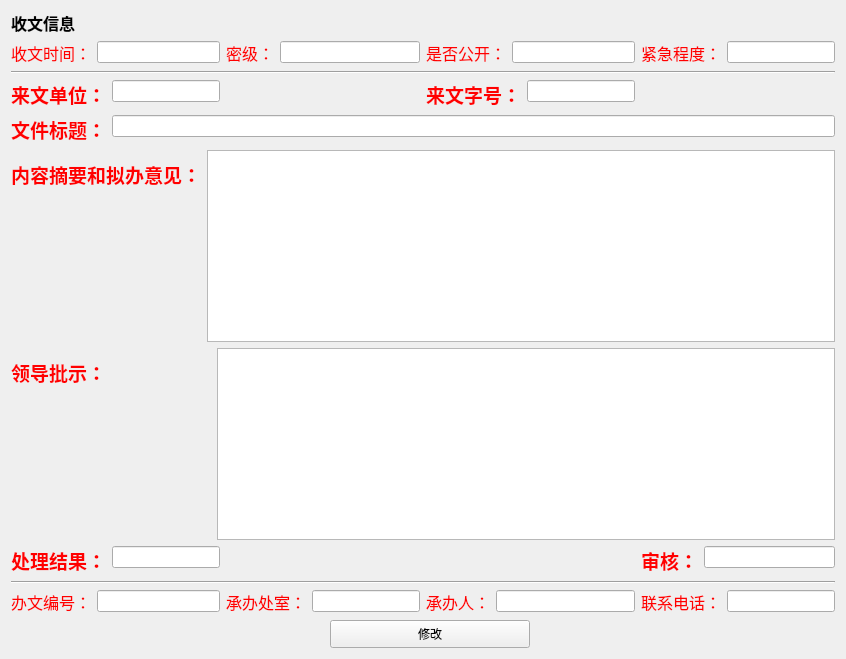
     <widget class="QWidget" name="page_relfile">
      <layout class="QGridLayout" name="gridLayout_3">
       <item row="0" column="0" colspan="2">
        <widget class="QLabel" name="label_3">
         <property name="font">
          <font>
           <pointsize>12</pointsize>
           <weight>75</weight>
           <bold>true</bold>
          </font>
         </property>
         <property name="text">
          <string>收文信息</string>
         </property>
        </widget>
       </item>
       <item row="1" column="2">
        <layout class="QFormLayout" name="formLayout_2">
         <item row="0" column="0">
          <widget class="QLabel" name="label_19">
           <property name="text">
            <string>&lt;html&gt;&lt;head/&gt;&lt;body&gt;&lt;p&gt;&lt;span style=&quot; font-size:12pt; color:#ff0000;&quot;&gt;密级：&lt;/span&gt;&lt;/p&gt;&lt;/body&gt;&lt;/html&gt;</string>
           </property>
          </widget>
         </item>
         <item row="0" column="1">
          <widget class="QLineEdit" name="lineEdit_6"/>
         </item>
        </layout>
       </item>
       <item row="1" column="3">
        <layout class="QFormLayout" name="formLayout_3">
         <item row="0" column="0">
          <widget class="QLabel" name="label_21">
           <property name="text">
            <string>&lt;html&gt;&lt;head/&gt;&lt;body&gt;&lt;p&gt;&lt;span style=&quot; font-size:12pt; color:#ff0000;&quot;&gt;是否公开：&lt;/span&gt;&lt;/p&gt;&lt;/body&gt;&lt;/html&gt;</string>
           </property>
          </widget>
         </item>
         <item row="0" column="1">
          <widget class="QLineEdit" name="lineEdit_7"/>
         </item>
        </layout>
       </item>
       <item row="1" column="4">
        <layout class="QFormLayout" name="formLayout_4">
         <item row="0" column="0">
          <widget class="QLabel" name="label_22">
           <property name="text">
            <string>&lt;html&gt;&lt;head/&gt;&lt;body&gt;&lt;p&gt;&lt;span style=&quot; font-size:12pt; color:#ff0000;&quot;&gt;紧急程度：&lt;/span&gt;&lt;/p&gt;&lt;/body&gt;&lt;/html&gt;</string>
           </property>
          </widget>
         </item>
         <item row="0" column="1">
          <widget class="QLineEdit" name="lineEdit_18"/>
         </item>
        </layout>
       </item>
       <item row="3" column="0" colspan="2">
        <layout class="QFormLayout" name="formLayout_5">
         <item row="0" column="0">
          <widget class="QLabel" name="label_23">
           <property name="text">
            <string>&lt;html&gt;&lt;head/&gt;&lt;body&gt;&lt;p&gt;&lt;span style=&quot; font-size:14pt; font-weight:600; color:#ff0000;&quot;&gt;来文单位：&lt;/span&gt;&lt;/p&gt;&lt;/body&gt;&lt;/html&gt;</string>
           </property>
          </widget>
         </item>
         <item row="0" column="1">
          <widget class="QLineEdit" name="lineEdit_19"/>
         </item>
        </layout>
       </item>
       <item row="3" column="3">
        <layout class="QFormLayout" name="formLayout_6">
         <item row="0" column="0">
          <widget class="QLabel" name="label_33">
           <property name="text">
            <string>&lt;html&gt;&lt;head/&gt;&lt;body&gt;&lt;p&gt;&lt;span style=&quot; font-size:14pt; font-weight:600; color:#ff0000;&quot;&gt;来文字号：&lt;/span&gt;&lt;/p&gt;&lt;/body&gt;&lt;/html&gt;</string>
           </property>
          </widget>
         </item>
         <item row="0" column="1">
          <widget class="QLineEdit" name="lineEdit_27"/>
         </item>
        </layout>
       </item>
       <item row="5" column="0" colspan="5">
        <layout class="QFormLayout" name="formLayout_8">
         <item row="0" column="0">
          <widget class="QLabel" name="label_26">
           <property name="text">
            <string>&lt;html&gt;&lt;head/&gt;&lt;body&gt;&lt;p&gt;&lt;span style=&quot; font-size:14pt; font-weight:600; color:#ff0000;&quot;&gt;内容摘要和拟办意见：&lt;/span&gt;&lt;/p&gt;&lt;/body&gt;&lt;/html&gt;</string>
           </property>
          </widget>
         </item>
         <item row="0" column="1">
          <widget class="QTextEdit" name="textEdit"/>
         </item>
        </layout>
       </item>
       <item row="6" column="0" colspan="5">
        <layout class="QFormLayout" name="formLayout_9">
         <item row="0" column="0">
          <widget class="QLabel" name="label_34">
           <property name="minimumSize">
            <size>
             <width>200</width>
             <height>0</height>
            </size>
           </property>
           <property name="text">
            <string>&lt;html&gt;&lt;head/&gt;&lt;body&gt;&lt;p&gt;&lt;span style=&quot; font-size:14pt; font-weight:600; color:#ff0000;&quot;&gt;领导批示：&lt;/span&gt;&lt;/p&gt;&lt;/body&gt;&lt;/html&gt;</string>
           </property>
          </widget>
         </item>
         <item row="0" column="1">
          <widget class="QTextEdit" name="textEdit_2"/>
         </item>
        </layout>
       </item>
       <item row="7" column="0" colspan="2">
        <layout class="QFormLayout" name="formLayout_10">
         <item row="0" column="0">
          <widget class="QLabel" name="label_27">
           <property name="text">
            <string>&lt;html&gt;&lt;head/&gt;&lt;body&gt;&lt;p&gt;&lt;span style=&quot; font-size:14pt; font-weight:600; color:#ff0000;&quot;&gt;处理结果：&lt;/span&gt;&lt;/p&gt;&lt;/body&gt;&lt;/html&gt;</string>
           </property>
          </widget>
         </item>
         <item row="0" column="1">
          <widget class="QLineEdit" name="lineEdit_21"/>
         </item>
        </layout>
       </item>
       <item row="7" column="4">
        <layout class="QFormLayout" name="formLayout_11">
         <item row="0" column="0">
          <widget class="QLabel" name="label_28">
           <property name="text">
            <string>&lt;html&gt;&lt;head/&gt;&lt;body&gt;&lt;p&gt;&lt;span style=&quot; font-size:14pt; font-weight:600; color:#ff0000;&quot;&gt;审核：&lt;/span&gt;&lt;/p&gt;&lt;/body&gt;&lt;/html&gt;</string>
           </property>
          </widget>
         </item>
         <item row="0" column="1">
          <widget class="QLineEdit" name="lineEdit_22"/>
         </item>
        </layout>
       </item>
       <item row="8" column="0" colspan="5">
        <widget class="Line" name="line_4">
         <property name="sizePolicy">
          <sizepolicy hsizetype="Expanding" vsizetype="Fixed">
           <horstretch>0</horstretch>
           <verstretch>0</verstretch>
          </sizepolicy>
         </property>
         <property name="styleSheet">
          <string notr="true">color: rgb(255, 0, 0);</string>
         </property>
         <property name="orientation">
          <enum>Qt::Horizontal</enum>
         </property>
        </widget>
       </item>
       <item row="9" column="0" colspan="2">
        <layout class="QFormLayout" name="formLayout_12">
         <item row="0" column="0">
          <widget class="QLabel" name="label_29">
           <property name="text">
            <string>&lt;html&gt;&lt;head/&gt;&lt;body&gt;&lt;p&gt;&lt;span style=&quot; font-size:12pt; color:#ff0000;&quot;&gt;办文编号：&lt;/span&gt;&lt;/p&gt;&lt;/body&gt;&lt;/html&gt;</string>
           </property>
          </widget>
         </item>
         <item row="0" column="1">
          <widget class="QLineEdit" name="lineEdit_23"/>
         </item>
        </layout>
       </item>
       <item row="9" column="2">
        <layout class="QFormLayout" name="formLayout_13">
         <item row="0" column="0">
          <widget class="QLabel" name="label_30">
           <property name="text">
            <string>&lt;html&gt;&lt;head/&gt;&lt;body&gt;&lt;p&gt;&lt;span style=&quot; font-size:12pt; color:#ff0000;&quot;&gt;承办处室：&lt;/span&gt;&lt;/p&gt;&lt;/body&gt;&lt;/html&gt;</string>
           </property>
          </widget>
         </item>
         <item row="0" column="1">
          <widget class="QLineEdit" name="lineEdit_24"/>
         </item>
        </layout>
       </item>
       <item row="9" column="3">
        <layout class="QFormLayout" name="formLayout_14">
         <item row="0" column="0">
          <widget class="QLabel" name="label_31">
           <property name="text">
            <string>&lt;html&gt;&lt;head/&gt;&lt;body&gt;&lt;p&gt;&lt;span style=&quot; font-size:12pt; color:#ff0000;&quot;&gt;承办人：&lt;/span&gt;&lt;/p&gt;&lt;/body&gt;&lt;/html&gt;</string>
           </property>
          </widget>
         </item>
         <item row="0" column="1">
          <widget class="QLineEdit" name="lineEdit_25"/>
         </item>
        </layout>
       </item>
       <item row="9" column="4">
        <layout class="QFormLayout" name="formLayout_15">
         <item row="0" column="0">
          <widget class="QLabel" name="label_32">
           <property name="text">
            <string>&lt;html&gt;&lt;head/&gt;&lt;body&gt;&lt;p&gt;&lt;span style=&quot; font-size:12pt; color:#ff0000;&quot;&gt;联系电话：&lt;/span&gt;&lt;/p&gt;&lt;/body&gt;&lt;/html&gt;</string>
           </property>
          </widget>
         </item>
         <item row="0" column="1">
          <widget class="QLineEdit" name="lineEdit_26"/>
         </item>
        </layout>
       </item>
       <item row="10" column="2" colspan="2" alignment="Qt::AlignHCenter">
        <widget class="QPushButton" name="pushButton_2">
         <property name="minimumSize">
          <size>
           <width>200</width>
           <height>28</height>
          </size>
         </property>
         <property name="maximumSize">
          <size>
           <width>200</width>
           <height>28</height>
          </size>
         </property>
         <property name="text">
          <string>修改</string>
         </property>
        </widget>
       </item>
       <item row="1" column="0" colspan="2">
        <layout class="QFormLayout" name="formLayout">
         <item row="0" column="0">
          <widget class="QLabel" name="label_11">
           <property name="text">
            <string>&lt;html&gt;&lt;head/&gt;&lt;body&gt;&lt;p&gt;&lt;span style=&quot; font-size:12pt; color:#ff0000;&quot;&gt;收文时间：&lt;/span&gt;&lt;/p&gt;&lt;/body&gt;&lt;/html&gt;</string>
           </property>
          </widget>
         </item>
         <item row="0" column="1">
          <widget class="QLineEdit" name="lineEdit_3"/>
         </item>
        </layout>
       </item>
       <item row="2" column="0" colspan="5">
        <widget class="Line" name="line_3">
         <property name="sizePolicy">
          <sizepolicy hsizetype="Expanding" vsizetype="Fixed">
           <horstretch>0</horstretch>
           <verstretch>0</verstretch>
          </sizepolicy>
         </property>
         <property name="styleSheet">
          <string notr="true">color: rgb(255, 0, 0);</string>
         </property>
         <property name="orientation">
          <enum>Qt::Horizontal</enum>
         </property>
        </widget>
       </item>
       <item row="4" column="0" colspan="5">
        <layout class="QFormLayout" name="formLayout_7">
         <item row="0" column="0">
          <widget class="QLabel" name="label_25">
           <property name="text">
            <string>&lt;html&gt;&lt;head/&gt;&lt;body&gt;&lt;p&gt;&lt;span style=&quot; font-size:14pt; font-weight:600; color:#ff0000;&quot;&gt;文件标题：&lt;/span&gt;&lt;/p&gt;&lt;/body&gt;&lt;/html&gt;</string>
           </property>
          </widget>
         </item>
         <item row="0" column="1">
          <widget class="QLineEdit" name="lineEdit_20"/>
         </item>
        </layout>
       </item>
      </layout>
     </widget>
